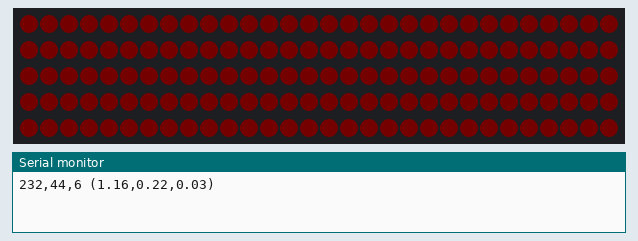
This sketch was run on a simulated Arduino Uno, built with avr-gcc and run on an emulated ATmega328P. Parts: 150 RGB LEDs in strip order, left to right, continuing on the next row, the last lines printed to the serial monitor. Dim RGB values are drawn brighter than linear; random numbers use the default seed unless the sketch sets one.

Above: at 0.17 s.
At 15.03 s:
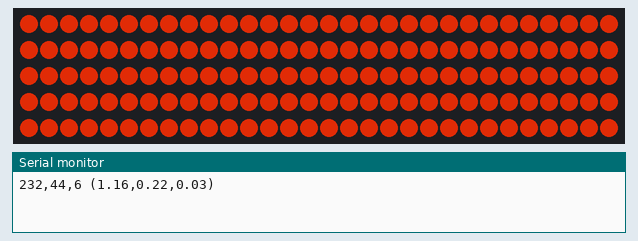
At 29.96 s:
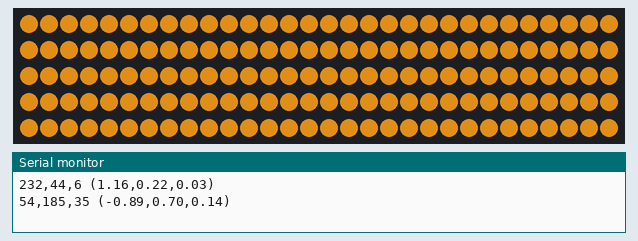
At 36.75 s:
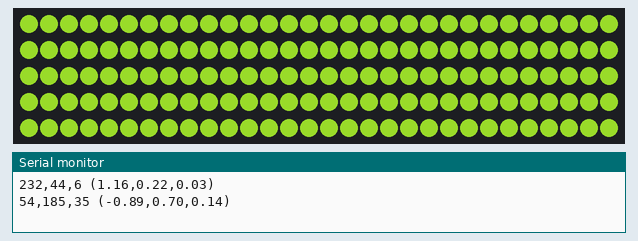

The sketch:

led_color_fade.ino
```cpp
#include "FastLED.h"

#define NUM_LEDS 150
#define DATA_PIN 8

// Resolution of color fade, usually a number around 50 is not discernable
#define RESOLUTION 200.
// Time, in seconds to fade to the next color
#define FADE_TIME 20.

CRGB leds[NUM_LEDS];

void setup() {
  Serial.begin(9600);

  FastLED.addLeds<WS2812, DATA_PIN, GRB>(leds, NUM_LEDS);

  for (int i = 0; i < NUM_LEDS; i++) {
    leds[i] = CRGB::Black;
  }
  FastLED.show();
}

int current[] = {0, 0, 0};

void loop() {
  int target[] = {rand() % 255, rand() % 255, rand() % 255};
  int difference[] = {target[0] - current[0], target[1] - current[1], target[2] - current[2]};
  double increment[] = {difference[0]/RESOLUTION, difference[1]/RESOLUTION, difference[2]/RESOLUTION};

  Serial.print(target[0]);
  Serial.print(",");
  Serial.print(target[1]);
  Serial.print(",");
  Serial.print(target[2]);
  Serial.print(" (");
  Serial.print(increment[0]);
  Serial.print(",");
  Serial.print(increment[1]);
  Serial.print(",");
  Serial.print(increment[2]);
  Serial.print(")\n");

  for (int i = 0; i < RESOLUTION; i++) {
    for (int led = 0; led < NUM_LEDS; led++) {
      leds[led].setRGB(current[0] + (increment[0] * i), current[1] + (increment[1] * i), current[2] + (increment[2] * i));
    }

    FastLED.show();
    delay(FADE_TIME * 1000 / RESOLUTION);
  }

  current[0] = target[0];
  current[1] = target[1];
  current[2] = target[2];
}
```
